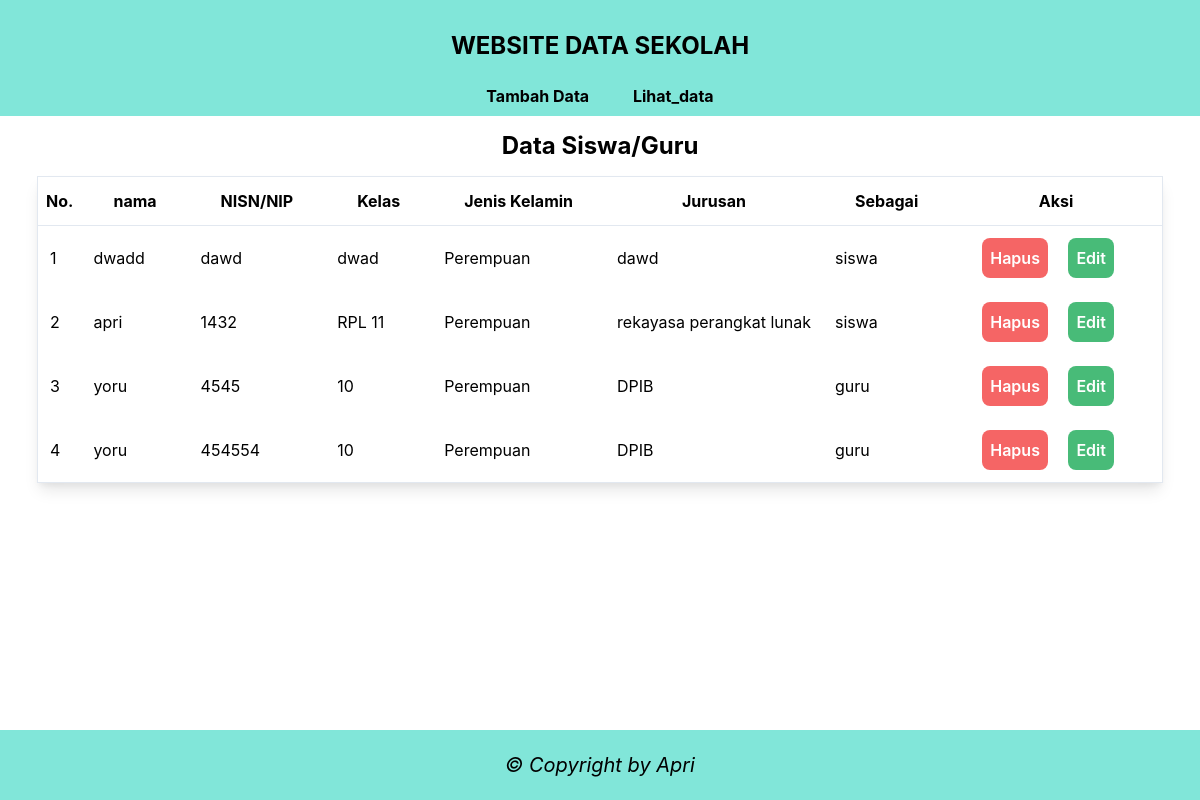
Screenshot of /?page=layout/lihat_data with the database file from the repository.
### tables this page shows
CREATE TABLE `siswa_guru` (
  `nama` varchar(255) NOT NULL,
  `nisn_nip` varchar(255) NOT NULL,
  `kelas` varchar(255) NOT NULL,
  `jenis_kelamin` enum('Pria','Perempuan') NOT NULL,
  `jurusan` varchar(255) NOT NULL,
  `sebagai` enum('guru','siswa') NOT NULL,
  `create_at` datetime NOT NULL DEFAULT CURRENT_TIMESTAMP,
  `id` int NOT NULL
);

### layout/lihat_data.php (the view)
<div>
    <h1 class="text-2xl text-center font-bold my-3 mt-32">
        Data Siswa/Guru
    </h1>
    <table class="table mx-auto border shadow-lg">
        <thead>
            <tr class="border-gray-300 border-t border-b">
                <th class="p-3 px-2">No.</th>
                <th class="p-3 px-8">nama</th>
                <th class="p-3 px-8">NISN/NIP</th>
                <th class="p-3 px-8">Kelas</th>
                <th class="p-3 px-8">Jenis Kelamin</th>
                <th class="p-3 px-8">Jurusan</th>
                <th class="p-3 px-8">Sebagai</th>
                <th>
                    Aksi
                </th>
            </tr>
        </thead>
        <tbody>
            <?php
            $tb = "SELECT * FROM siswa_guru";
            $result = $db->query($tb);
            $i = 0;
            while ($data = $result->fetch_assoc()) {
                $i++;
            ?>
                <tr>
                    <td class="p-3"><?= $i ?></td>
                    <td class="p-3"><?= $data["nama"] ?></td>
                    <td class="p-3"><?= $data["nisn_nip"] ?></td>
                    <td class="p-3"><?= $data["kelas"] ?></td>
                    <td class="p-3"><?= $data["jenis_kelamin"] ?></td>
                    <td class="p-3"><?= $data["jurusan"] ?></td>
                    <td class="p-3"><?= $data["sebagai"] ?></td>
                    <td class="p-3 px-8">
                        <form action="" method="get">
                            <button type="button"  class="mr-4 bg-red-500 text-white font-semibold p-2 rounded-lg" onclick="window.location.href='?page=layout/hapus&id=<?php echo $data['id']; ?>'">Hapus</button>
                            <button type="button" class="mr-4 bg-green-500 text-white font-semibold p-2 rounded-lg" onclick="window.location.href='?page=layout/edit_data&id=<?php echo $data['id']; ?>'">Edit</button>
                        </form>
                    </td>
                </tr>
            <?php } ?>
        </tbody>
    </table>
</div>

### index.php (shortened to what this page needs)
<!DOCTYPE html>
<html lang="en">
<head>
    <link rel="stylesheet" href="style/tailwind-all.css">
</head>
<body class="w-full h-full">
    <header class="bg-teal-300 fixed top-0 left-0 right-0 text-center py-2 font-bold">
        <h1 class="text-2xl my-5">WEBSITE DATA SEKOLAH</h1>
        <div class="">
        <a class="mr-5 hover:text-white" href="?page=layout/tambah_data">Tambah Data</a>
        <a class="ml-5 hover:text-white" href="?page=layout/lihat_data">Lihat_data</a>
        </div>
    </header>
    <main>
        <?php
        $page = isset($_GET['page']) ? $_GET['page'] : 'layout/tambah_data' ;
        include $page . '.php' ;
        ?>
    </main>
</body>
</html>

### rows the page displays
siswa_guru: nama "dwadd", nisn_nip "dawd", kelas "dwad", jenis_kelamin "Perempuan", jurusan "dawd", sebagai "siswa"
siswa_guru: nama "apri", nisn_nip "1432", kelas "RPL 11", jenis_kelamin "Perempuan", jurusan "rekayasa perangkat lunak", sebagai "siswa"
siswa_guru: nama "yoru", nisn_nip "4545", kelas "10", jenis_kelamin "Perempuan", jurusan "DPIB", sebagai "guru"
siswa_guru: nama "yoru", nisn_nip "454554", kelas "10", jenis_kelamin "Perempuan", jurusan "DPIB", sebagai "guru"
